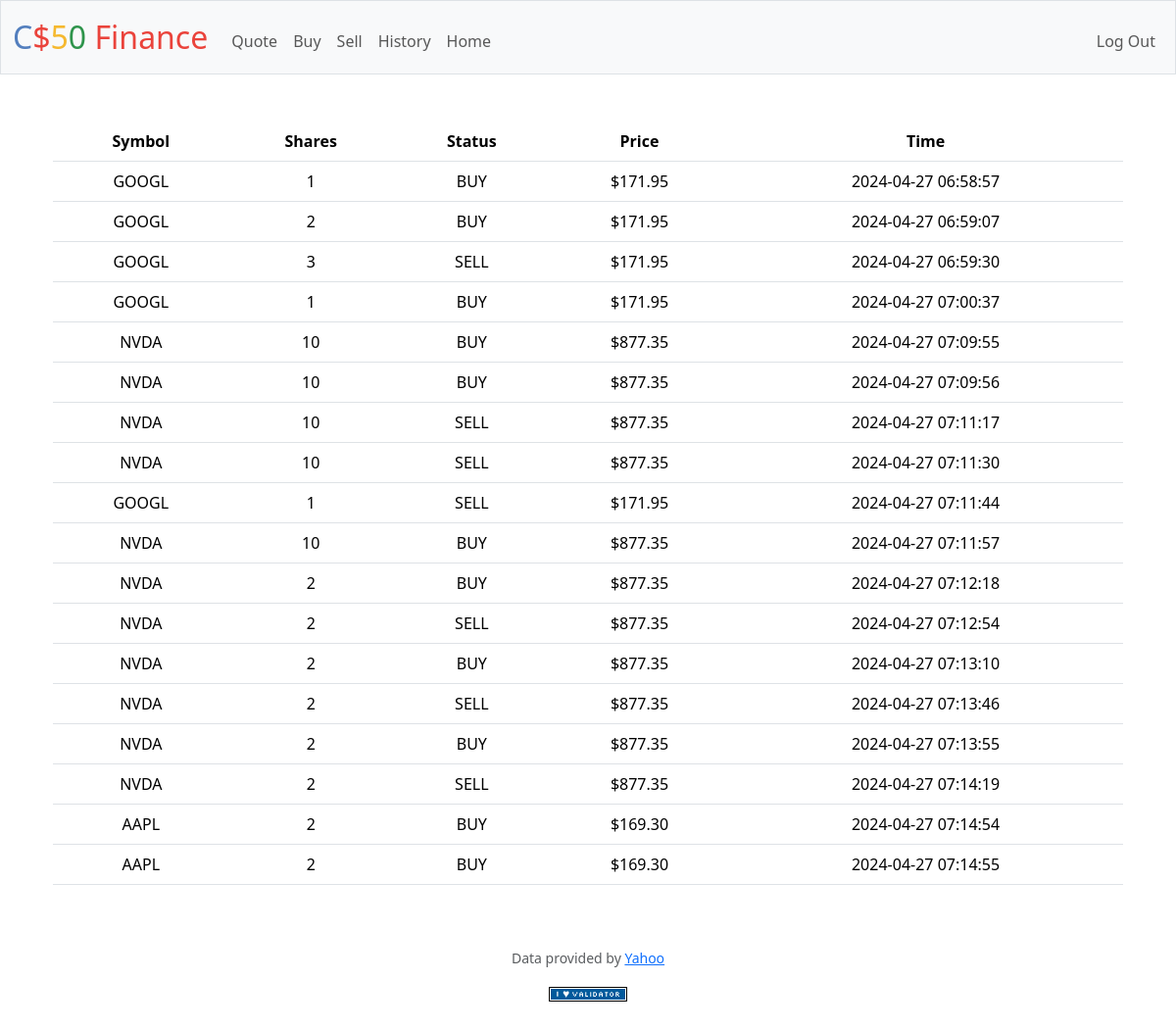
Screenshot of /history (signed in) with the database file from the repository.
### tables this page shows
CREATE TABLE logs(session_id INTEGER PRIMARY KEY AUTOINCREMENT NOT NULL,symbol VARCHAR(100),price NUMERIC NOT NULL,status VARCHAR(10) NOT NULL,created_at TIMESTAMP DEFAULT CURRENT_TIMESTAMP, user_id INT NOT NULL, shares INT NOT NULL,FOREIGN KEY (user_id) REFERENCES users(id));

### app.py (the view)
@app.route("/history")
@login_required
def history():
    rows = db.execute(
        "SELECT symbol,price,status,created_at,shares FROM logs WHERE user_id = ? ORDER BY session_id",
        session["user_id"],
    )
    for row in rows:
        row["price"] = "{:.2f}".format(round(float(row["price"]), 2))
    return render_template("logs.html", rows=rows)

### app.py (called while the page is built)
@app.after_request
def after_request(response):
    response.headers["Cache-Control"] = "no-cache, no-store, must-revalidate"
    response.headers["Expires"] = 0
    response.headers["Pragma"] = "no-cache"
    return response

### helpers.py (called while the page is built)
def login_required(f):
    @wraps(f)
    def decorated_function(*args, **kwargs):
        if session.get("user_id") is None:
            return redirect("/login")
        return f(*args, **kwargs)
    return decorated_function

### templates/logs.html (shortened to what this page needs)
{% extends "layout.html" %}
{% block main %}
<div class="container">
    <table class="table">
      <thead>
        <tr>
          <th>Symbol</th>
          <th>Shares</th>
          <th>Status</th>
          <th>Price</th>
          <th>Time</th>
        </tr>
      </thead>
      <tbody>
        {% for item in rows %}
            <tr>
              <td> {{item.symbol}}</td>
              <td> {{item.shares}}</td>
              <td>{{item.status}}</td>
              <td>${{item.price}}</td>
              <td>{{item.created_at}}</td>
            </tr>
        {% endfor %}
    </tbody>
</table>
</div>
{% endblock %}

### templates/layout.html (shortened to what this page needs)
<!DOCTYPE html>
<html lang="en">
    <head>
        <link href="https://cdn.jsdelivr.net/npm/bootstrap@5.3.2/dist/css/bootstrap.min.css" rel="stylesheet">
        <link href="/static/styles.css" rel="stylesheet">
    </head>
    <body>
        <nav class="bg-light border navbar navbar-expand-md navbar-light">
            <div class="container-fluid">
                <a class="navbar-brand" href="/"><span class="blue">C</span><span class="red">$</span><span class="yellow">5</span><span class="green">0</span> <span class="red">Finance</span></a>
                <div class="collapse navbar-collapse" id="navbar">
                    {% if session["user_id"] %}
                        <ul class="navbar-nav me-auto mt-2">
                            <li class="nav-item"><a class="nav-link" href="/quote">Quote</a></li>
                            <li class="nav-item"><a class="nav-link" href="/buy">Buy</a></li>
                            <li class="nav-item"><a class="nav-link" href="/sell">Sell</a></li>
                            <li class="nav-item"><a class="nav-link" href="/history">History</a></li>
                            <li class="nav-item"><a class="nav-link" href="/">Home</a></li>
                        </ul>
                        <ul class="navbar-nav ms-auto mt-2">
                            <li class="nav-item"><a class="nav-link" href="/logout">Log Out</a></li>
                        </ul>
                    {% else %}
                        <ul class="navbar-nav ms-auto mt-2">
                            <li class="nav-item"><a class="nav-link" href="/register">Register</a></li>
                            <li class="nav-item"><a class="nav-link" href="/login">Log In</a></li>
                        </ul>
                    {% endif %}
                </div>
            </div>
        </nav>
        <main class="container py-5 text-center">
            {% block main %}{% endblock %}
        </main>
        <footer class="mb-5">
            <p class="mb-3 small text-center text-muted">
                Data provided by <a href="https://finance.yahoo.com/">Yahoo</a>
            </p>
            <form action="https://validator.w3.org/check" class="text-center" enctype="multipart/form-data" method="post" target="_blank">
                <input alt="Validate" src="/static/I_heart_validator.png" type="image">
            </form>
        </footer>
    </body>
</html>

### static/styles.css (style rules this page uses)
nav .navbar-brand { font-size: xx-large; }
nav .navbar-brand .blue { color: #537fbe; }
nav .navbar-brand .red { color: #ea433b; }
nav .navbar-brand .yellow { color: #f5b82e; }
nav .navbar-brand .green { color: #2e944b; }

### rows the page displays
logs: symbol "GOOGL", shares "1", status "BUY", price "171.95", created_at "2024-04-27 06:58:57"
logs: symbol "GOOGL", shares "2", status "BUY", price "171.95", created_at "2024-04-27 06:59:07"
logs: symbol "GOOGL", shares "3", status "SELL", price "171.95", created_at "2024-04-27 06:59:30"
logs: symbol "GOOGL", shares "1", status "BUY", price "171.95", created_at "2024-04-27 07:00:37"
logs: symbol "NVDA", shares "10", status "BUY", price "877.35", created_at "2024-04-27 07:09:55"
logs: symbol "NVDA", shares "10", status "BUY", price "877.35", created_at "2024-04-27 07:09:56"
logs: symbol "NVDA", shares "10", status "SELL", price "877.35", created_at "2024-04-27 07:11:17"
logs: symbol "NVDA", shares "10", status "SELL", price "877.35", created_at "2024-04-27 07:11:30"
logs: symbol "GOOGL", shares "1", status "SELL", price "171.95", created_at "2024-04-27 07:11:44"
logs: symbol "NVDA", shares "10", status "BUY", price "877.35", created_at "2024-04-27 07:11:57"
logs: symbol "NVDA", shares "2", status "BUY", price "877.35", created_at "2024-04-27 07:12:18"
logs: symbol "NVDA", shares "2", status "SELL", price "877.35", created_at "2024-04-27 07:12:54"
logs: symbol "NVDA", shares "2", status "BUY", price "877.35", created_at "2024-04-27 07:13:10"
logs: symbol "NVDA", shares "2", status "SELL", price "877.35", created_at "2024-04-27 07:13:46"
logs: symbol "NVDA", shares "2", status "BUY", price "877.35", created_at "2024-04-27 07:13:55"
logs: symbol "NVDA", shares "2", status "SELL", price "877.35", created_at "2024-04-27 07:14:19"
logs: symbol "AAPL", shares "2", status "BUY", price "169.30", created_at "2024-04-27 07:14:54"
logs: symbol "AAPL", shares "2", status "BUY", price "169.30", created_at "2024-04-27 07:14:55"
